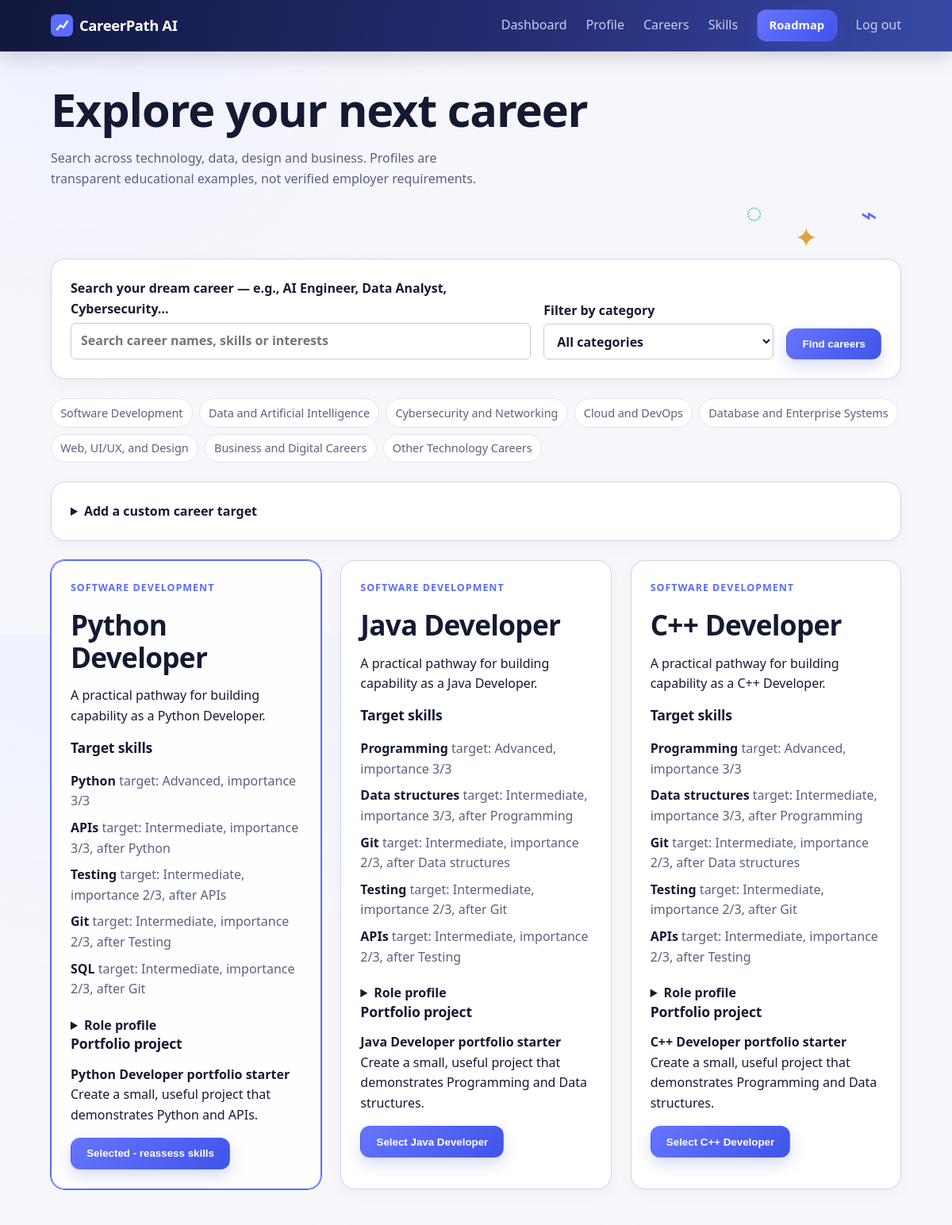
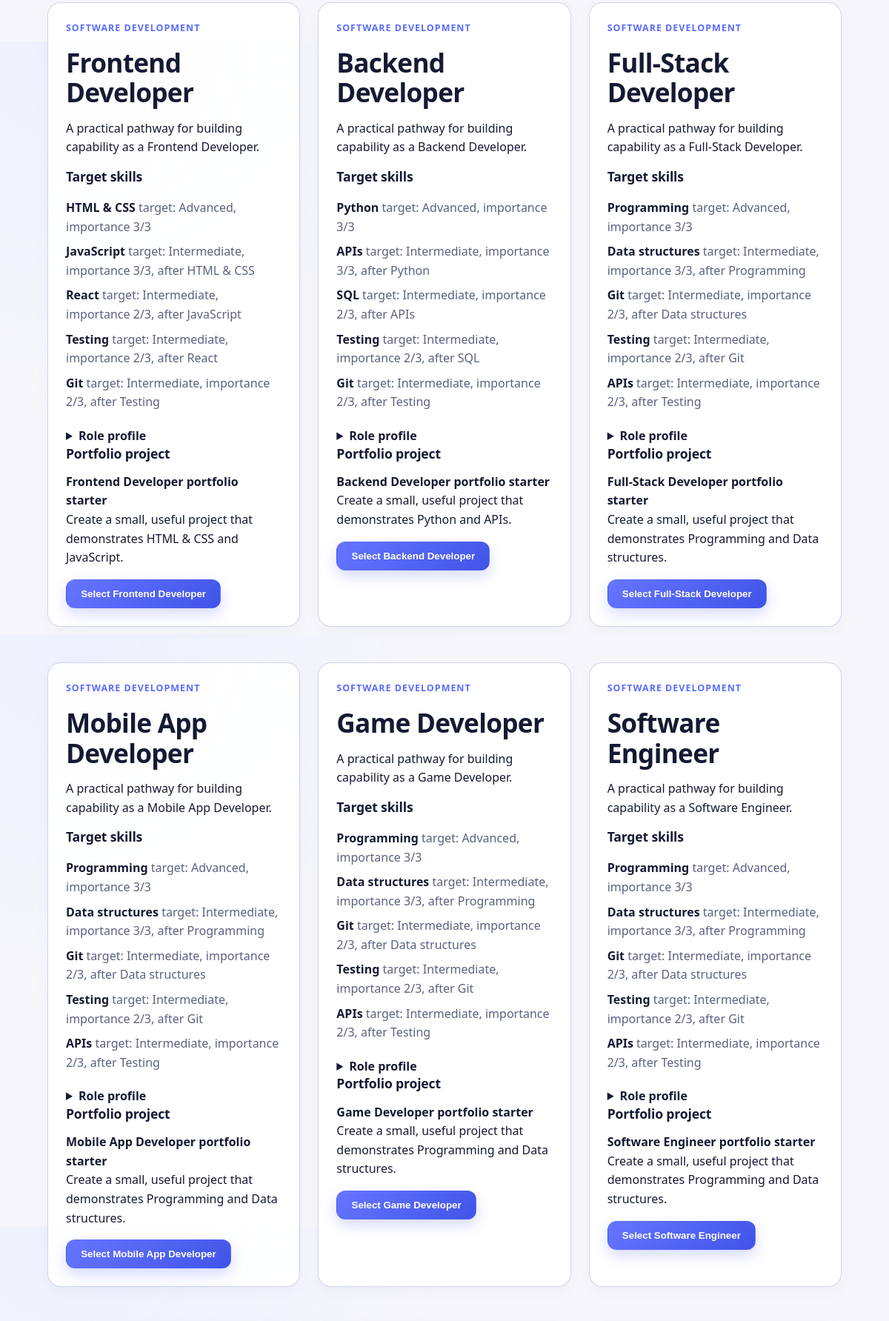
The page /careers (signed in, upper part) on the database its author committed (2 pictures, top to bottom).
### tables this page shows
CREATE TABLE career_roles (
    id INTEGER PRIMARY KEY,
    slug TEXT NOT NULL UNIQUE,
    title TEXT NOT NULL,
    overview TEXT
, category TEXT NOT NULL DEFAULT 'other-technology');

### app.py (the view, shortened to what this page needs)
    @app.route("/careers", methods=["GET", "POST"])
    @login_required
    def careers():
        student = current_student()
        query = request.args.get("q", "").strip().lower()
        category = request.args.get("category", "").strip()
        roles = {slug: role for slug, role in cat.ROLES.items()
                 if (not query or query in role["title"].lower() or query in role["overview"].lower())
                 and (not category or role["category"] == category)}
        return render_template("careers.html", roles=roles, categories=cat.categories(), student=student,
                               selected=state()[1], query=query, category=category)

### database.py (called while the page is built)
def get_connection(db_path):
    conn = sqlite3.connect(db_path)
    conn.row_factory = sqlite3.Row
    conn.execute("PRAGMA foreign_keys = ON")  # SQLite ignores FKs unless enabled per connection
    return conn

### services/career_catalog.py (called while the page is built)
def categories():
    return [(slug, label) for slug, (label, _) in _CATEGORIES.items()]

### services/skill_analyzer.py (called while the page is built)
def analyze(rows, levels):
    items, num, den = [], 0.0, 0
    for r in rows:
        cur = levels.get(r["skill_id"], 0)
        gap = max(r["target"] - cur, 0)
        status = "achieved" if gap == 0 else ("missing" if cur == 0 else "improve")
        num += r["importance"] * min(cur, r["target"]) / r["target"]
        den += r["importance"]
        items.append({**r, "current": cur, "gap": gap, "status": status, "priority": r["importance"] * gap})
    counts = {k: sum(i["status"] == k for i in items) for k in ("achieved", "improve", "missing")}
    top = sorted((i for i in items if i["gap"]), key=lambda i: (-i["priority"], i["name"]))[:3]
    return {"items": items, "score": round(100 * num / den) if den else 0, "counts": counts, "top": top}

### templates/careers.html (shortened to what this page needs)
{% extends "base.html" %}{% block title %}Careers{% endblock %}
{% block content %}<section class="wrap page">
<h1>Explore your next career</h1>
<p class="sub">Search across technology, data, design and business. Profiles are transparent educational examples, not verified employer requirements.</p>
<div class="explorer-art" aria-hidden="true"><span>⌁</span><span>✦</span><span>◌</span></div>
<form class="panel explorer-form" method="get">
  <label>Search your dream career — e.g., AI Engineer, Data Analyst, Cybersecurity...
    <input name="q" value="{{ query }}" placeholder="Search career names, skills or interests" autofocus>
  </label>
  <label>Filter by category<select name="category"><option value="">All categories</option>
  </select></label>
  <button class="btn" type="submit">Find careers</button>
</form>
<div class="category-links">{% for slug, label in categories %}<a href="{{ url_for('careers', category=slug) }}">{{ label }}</a>{% endfor %}</div>
<details class="panel custom-career"><summary>Add a custom career target</summary>
</details>
<div class="grid3">
{% for slug, r in roles.items() %}
<article class="panel {{ 'selected' if selected and selected.slug == slug }}">
  <p class="eyebrow">{{ dict(categories).get(r.category, 'Custom target') }}</p><h2>{{ r.title }}</h2><p>{{ r.overview }}</p>
  <h3>Target skills</h3>
  <ul class="plain">{% for n, t, imp, pre in r.skills %}<li><strong>{{ n }}</strong> <span class="muted">target: {{ LEVELS[t] }}, importance {{ imp }}/3{% if pre %}, after {{ pre }}{% endif %}</span></li>{% endfor %}</ul>
  <details><summary>Role profile</summary>
  </details>
  <h3>Portfolio project</h3><p><strong>{{ r.project.title }}</strong><br>{{ r.project.problem }}</p>
  <form method="post"><input type="hidden" name="slug" value="{{ slug }}">
    <button class="btn" type="submit">{{ 'Selected - reassess skills' if selected and selected.slug == slug else 'Select ' ~ r.title }}</button></form>
</article>{% endfor %}
</div></section>{% endblock %}

### static/css/style.css (style rules this page uses)
:root { --navy-900:#0B1230; --navy-800:#121B45; --navy-700:#1D2859; --paper:#F7F7FB; --white:#fff; --ink:#151A33; --muted:#5A6180; --line:#E1E3EF; --accent:#5B6CFF; --accent-dark:#4351D9; --ok:#2FBF8F; --warn:#F2B134; --gap:#EF6A7B; --font:"Segoe UI Variable Text","Segoe UI",system-ui,-apple-system,Roboto,sans-serif; --s1:.25rem;--s2:.5rem;--s3:1rem;--s4:1.5rem;--s5:2.5rem;--s6:4.5rem; --r-sm:6px;--r-md:12px;--r-lg:18px; --shadow:0 16px 42px rgba(20,29,78,.12); --shadow-hover:0 22px 55px rgba(20,29,78,.18); --ease:160ms ease; }
* { box-sizing:border-box }
html { scroll-behavior:smooth }
body { margin:0;font-family:var(--font);color:var(--ink);background:radial-gradient(circle at 8% 0%,#eef1ff 0,transparent 32rem),var(--paper);line-height:1.6;-webkit-font-smoothing:antialiased }
.wrap { max-width:1120px;margin:0 auto;padding:0 var(--s4) }
h1,h2,h3 { line-height:1.15;margin:0 0 var(--s3);letter-spacing:-.02em }
h1 { font-size:clamp(2.2rem,5vw,3.6rem);font-weight:750 }
h2 { font-size:clamp(1.6rem,3vw,2.2rem);font-weight:700 }
h3 { font-size:1.1rem;font-weight:650;letter-spacing:-.01em }
p { margin:0 0 var(--s3);max-width:62ch }
a { color:inherit }
.btn { display:inline-block;background:linear-gradient(135deg,#6675ff,#4054e8);color:#fff;text-decoration:none;font-weight:650;padding:.7rem 1.2rem;border-radius:var(--r-md);border:1px solid transparent;box-shadow:0 8px 18px rgba(78,94,235,.22);transition:background var(--ease),transform var(--ease),box-shadow var(--ease) }
.sub { color:var(--muted) }
.grid3 { display:grid;grid-template-columns:repeat(3,1fr);gap:var(--s4);margin-top:var(--s4) }
.page { padding:var(--s5) var(--s4) var(--s6) }
.panel { background:rgba(255,255,255,.92);border:1px solid rgba(180,188,225,.62);border-radius:var(--r-lg);padding:var(--s4);margin-bottom:var(--s4);box-shadow:0 5px 18px rgba(30,42,100,.045) }
.explorer-form { display:grid;grid-template-columns:2fr 1fr auto;gap:var(--s3);align-items:end;margin-top:var(--s4) }
.category-links { display:flex;flex-wrap:wrap;gap:var(--s2);margin:var(--s4) 0 }
.category-links a { border:1px solid var(--line);background:var(--white);border-radius:99px;padding:.35rem .7rem;text-decoration:none;color:var(--muted);font-size:.9rem }
.eyebrow { color:var(--accent);font-size:.78rem;font-weight:700;text-transform:uppercase;letter-spacing:.08em }
.custom-career { margin-top:var(--s4) }
.panel.selected { border-color:var(--accent);box-shadow:0 0 0 1px var(--accent) }
.explorer-art { height:80px;position:relative;margin:-1rem 0 -1rem auto;max-width:260px;color:var(--accent);font-size:2.2rem }
.explorer-art span { position:absolute;animation:float 4s ease-in-out infinite }
.explorer-art span:nth-child(1) { right:30px;top:3px;color:#5b6cff }
.explorer-art span:nth-child(2) { right:105px;top:32px;color:#e0a13b;animation-delay:.8s }
.explorer-art span:nth-child(3) { right:175px;top:0;color:#2fbf8f;animation-delay:1.4s }
.muted,.sub { color:var(--muted) }
.plain { list-style:none;padding:0;margin:0 0 var(--s3) }
.plain li { padding:.25rem 0 }
label { display:grid;gap:var(--s1);font-weight:600 }
input,select,textarea { font:inherit;padding:.6rem .75rem;border:1px solid #C5C9DD;border-radius:var(--r-sm);background:#fff;color:var(--ink);width:100% }
details { margin-top:var(--s3) }
summary { cursor:pointer;font-weight:600 }

### rows shown on the page
career_roles: dict "SOFTWARE DEVELOPMENT", title "Python Developer", overview "A practical pathway for building capability as a Python Developer.", skills "Python" "APIs" "Testing" "Git" "SQL", LEVELS "Advanced" "Intermediate" "Intermediate" "Intermediate" "Intermediate", skills "3" "3" "2" "2" "2", skills "Python" "APIs" "Testing" "Git", project "Python Developer portfolio starter", project.problem "Create a small, useful project that demonstrates Python and APIs.", slug "Selected - reassess skills", slug "Select Java Developer" "Select C++ Developer" "Select Frontend Developer" "Select Backend Developer" "Select Full-Stack Developer" "Select Mobile App Developer" "Select Game Developer" "Select Software Engineer"

### other values the page prints
{{ label }} "Software Development" "Data and Artificial Intelligence" "Cybersecurity and Networking" "Cloud and DevOps" "Database and Enterprise Systems" "Web, UI/UX, and Design" "Business and Digital Careers" "Other Technology Careers"
{{ dict(categories).get(r.category, 'Custom target') }} "SOFTWARE DEVELOPMENT" "SOFTWARE DEVELOPMENT" "SOFTWARE DEVELOPMENT" "SOFTWARE DEVELOPMENT" "SOFTWARE DEVELOPMENT" "SOFTWARE DEVELOPMENT" "SOFTWARE DEVELOPMENT" "SOFTWARE DEVELOPMENT"
{{ r.title }} "Java Developer" "C++ Developer" "Frontend Developer" "Backend Developer" "Full-Stack Developer" "Mobile App Developer" "Game Developer" "Software Engineer"
{{ r.overview }} "A practical pathway for building capability as a Java Developer." "A practical pathway for building capability as a C++ Developer." "A practical pathway for building capability as a Frontend Developer." "A practical pathway for building capability as a Backend Developer." "A practical pathway for building capability as a Full-Stack Developer." "A practical pathway for building capability as a Mobile App Developer." "A practical pathway for building capability as a Game Developer." "A practical pathway for building capability as a Software Engineer."
{{ n }} "Programming" "Data structures" "Git" "Testing" "APIs" "Programming" "Data structures" "Git" "Testing" "APIs" "HTML & CSS" "JavaScript" "React" "Testing" "Git" "Python" "APIs" "SQL" "Testing" "Git" "Programming" "Data structures" "Git" "Testing" "APIs" "Programming" "Data structures" "Git" "Testing" "APIs" "Programming" "Data structures" "Git" "Testing" "APIs" "Programming" "Data structures" "Git" "Testing" "APIs"
{{ LEVELS[t] }} "Advanced" "Intermediate" "Intermediate" "Intermediate" "Intermediate" "Advanced" "Intermediate" "Intermediate" "Intermediate" "Intermediate" "Advanced" "Intermediate" "Intermediate" "Intermediate" "Intermediate" "Advanced" "Intermediate" "Intermediate" "Intermediate" "Intermediate" "Advanced" "Intermediate" "Intermediate" "Intermediate" "Intermediate" "Advanced" "Intermediate" "Intermediate" "Intermediate" "Intermediate" "Advanced" "Intermediate" "Intermediate" "Intermediate" "Intermediate" "Advanced" "Intermediate" "Intermediate" "Intermediate" "Intermediate"
{{ imp }} "3" "3" "2" "2" "2" "3" "3" "2" "2" "2" "3" "3" "2" "2" "2" "3" "3" "2" "2" "2" "3" "3" "2" "2" "2" "3" "3" "2" "2" "2" "3" "3" "2" "2" "2" "3" "3" "2" "2" "2"
{{ pre }} "Programming" "Data structures" "Git" "Testing" "Programming" "Data structures" "Git" "Testing" "HTML & CSS" "JavaScript" "React" "Testing" "Python" "APIs" "SQL" "Testing" "Programming" "Data structures" "Git" "Testing" "Programming" "Data structures" "Git" "Testing" "Programming" "Data structures" "Git" "Testing" "Programming" "Data structures" "Git" "Testing"
{{ r.project.title }} "Java Developer portfolio starter" "C++ Developer portfolio starter" "Frontend Developer portfolio starter" "Backend Developer portfolio starter" "Full-Stack Developer portfolio starter" "Mobile App Developer portfolio starter" "Game Developer portfolio starter" "Software Engineer portfolio starter"
{{ r.project.problem }} "Create a small, useful project that demonstrates Programming and Data structures." "Create a small, useful project that demonstrates Programming and Data structures." "Create a small, useful project that demonstrates HTML & CSS and JavaScript." "Create a small, useful project that demonstrates Python and APIs." "Create a small, useful project that demonstrates Programming and Data structures." "Create a small, useful project that demonstrates Programming and Data structures." "Create a small, useful project that demonstrates Programming and Data structures." "Create a small, useful project that demonstrates Programming and Data structures."
